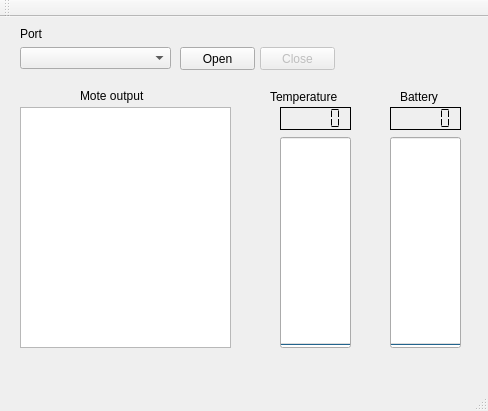
<?xml version="1.0" encoding="UTF-8"?>
<ui version="4.0">
 <class>MainWindow</class>
 <widget class="QMainWindow" name="MainWindow">
  <property name="geometry">
   <rect>
    <x>0</x>
    <y>0</y>
    <width>488</width>
    <height>411</height>
   </rect>
  </property>
  <property name="windowTitle">
   <string>MainWindow</string>
  </property>
  <widget class="QWidget" name="centralWidget">
   <widget class="QTextEdit" name="textEdit_Status">
    <property name="enabled">
     <bool>true</bool>
    </property>
    <property name="geometry">
     <rect>
      <x>20</x>
      <y>90</y>
      <width>211</width>
      <height>241</height>
     </rect>
    </property>
   </widget>
   <widget class="QComboBox" name="comboBox_Interface">
    <property name="geometry">
     <rect>
      <x>20</x>
      <y>30</y>
      <width>151</width>
      <height>22</height>
     </rect>
    </property>
   </widget>
   <widget class="QLabel" name="label">
    <property name="geometry">
     <rect>
      <x>20</x>
      <y>10</y>
      <width>46</width>
      <height>13</height>
     </rect>
    </property>
    <property name="text">
     <string>Port</string>
    </property>
   </widget>
   <widget class="QPushButton" name="pushButton_open">
    <property name="geometry">
     <rect>
      <x>180</x>
      <y>30</y>
      <width>75</width>
      <height>23</height>
     </rect>
    </property>
    <property name="text">
     <string>Open</string>
    </property>
   </widget>
   <widget class="QPushButton" name="pushButton_close">
    <property name="enabled">
     <bool>false</bool>
    </property>
    <property name="geometry">
     <rect>
      <x>260</x>
      <y>30</y>
      <width>75</width>
      <height>23</height>
     </rect>
    </property>
    <property name="text">
     <string>Close</string>
    </property>
   </widget>
   <widget class="QLCDNumber" name="lcdNumber_light">
    <property name="geometry">
     <rect>
      <x>280</x>
      <y>90</y>
      <width>71</width>
      <height>23</height>
     </rect>
    </property>
    <property name="frameShape">
     <enum>QFrame::Box</enum>
    </property>
    <property name="frameShadow">
     <enum>QFrame::Plain</enum>
    </property>
    <property name="segmentStyle">
     <enum>QLCDNumber::Flat</enum>
    </property>
   </widget>
   <widget class="QLabel" name="label_light">
    <property name="geometry">
     <rect>
      <x>270</x>
      <y>70</y>
      <width>91</width>
      <height>20</height>
     </rect>
    </property>
    <property name="text">
     <string>Temperature</string>
    </property>
   </widget>
   <widget class="QProgressBar" name="progressBar_light">
    <property name="geometry">
     <rect>
      <x>280</x>
      <y>120</y>
      <width>71</width>
      <height>211</height>
     </rect>
    </property>
    <property name="maximum">
     <number>40</number>
    </property>
    <property name="value">
     <number>0</number>
    </property>
    <property name="textVisible">
     <bool>false</bool>
    </property>
    <property name="orientation">
     <enum>Qt::Vertical</enum>
    </property>
    <property name="invertedAppearance">
     <bool>false</bool>
    </property>
   </widget>
   <widget class="QLabel" name="label_2">
    <property name="geometry">
     <rect>
      <x>80</x>
      <y>70</y>
      <width>101</width>
      <height>17</height>
     </rect>
    </property>
    <property name="text">
     <string>Mote output</string>
    </property>
   </widget>
   <widget class="QLCDNumber" name="lcdNumber_light_2">
    <property name="geometry">
     <rect>
      <x>390</x>
      <y>90</y>
      <width>71</width>
      <height>23</height>
     </rect>
    </property>
    <property name="frameShape">
     <enum>QFrame::Box</enum>
    </property>
    <property name="frameShadow">
     <enum>QFrame::Plain</enum>
    </property>
    <property name="segmentStyle">
     <enum>QLCDNumber::Flat</enum>
    </property>
   </widget>
   <widget class="QProgressBar" name="progressBar_light_2">
    <property name="geometry">
     <rect>
      <x>390</x>
      <y>120</y>
      <width>71</width>
      <height>211</height>
     </rect>
    </property>
    <property name="maximum">
     <number>40</number>
    </property>
    <property name="value">
     <number>0</number>
    </property>
    <property name="textVisible">
     <bool>false</bool>
    </property>
    <property name="orientation">
     <enum>Qt::Vertical</enum>
    </property>
    <property name="invertedAppearance">
     <bool>false</bool>
    </property>
   </widget>
   <widget class="QLabel" name="label_light_2">
    <property name="geometry">
     <rect>
      <x>400</x>
      <y>70</y>
      <width>61</width>
      <height>20</height>
     </rect>
    </property>
    <property name="text">
     <string>Battery</string>
    </property>
   </widget>
  </widget>
  <widget class="QMenuBar" name="menuBar">
   <property name="geometry">
    <rect>
     <x>0</x>
     <y>0</y>
     <width>488</width>
     <height>22</height>
    </rect>
   </property>
  </widget>
  <widget class="QToolBar" name="mainToolBar">
   <attribute name="toolBarArea">
    <enum>TopToolBarArea</enum>
   </attribute>
   <attribute name="toolBarBreak">
    <bool>false</bool>
   </attribute>
  </widget>
  <widget class="QStatusBar" name="statusBar"/>
 </widget>
 <layoutdefault spacing="6" margin="11"/>
 <resources/>
 <connections/>
</ui>
